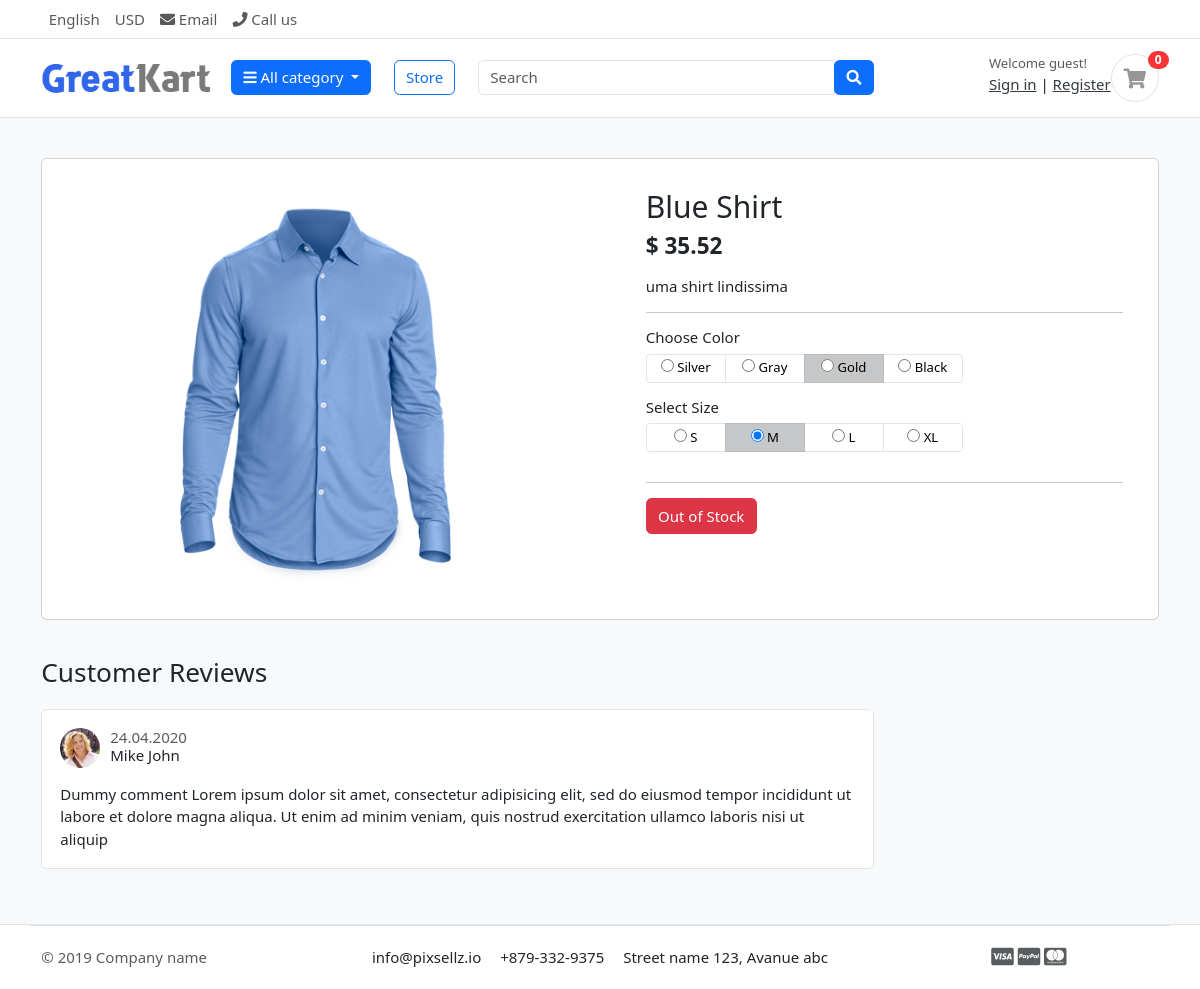
Page /store/shirts/blue-shirt/ on the committed database.
### store/models.py (models this page shows, shortened)
class Product(models.Model):
    name = models.CharField(max_length=200, unique=True)
    slug = models.SlugField(max_length=200, unique=True)
    description = models.TextField(blank=True)
    price = models.DecimalField(max_digits=10, decimal_places=2)
    stock = models.IntegerField()
    is_available = models.BooleanField(default=True)
    created = models.DateTimeField(auto_now_add=True)
    updated = models.DateTimeField(auto_now=True)
    image = models.ImageField(upload_to='products', blank=True)
    category = models.ForeignKey(Category, on_delete=models.CASCADE)
    class Meta:
        ordering = ('name',)
        verbose_name = 'product'
        verbose_name_plural = 'products'

### store/views.py (the view)
# urls.py: path('<slug:category_slug>/<slug:product_slug>/', views.product_detail, name='product_detail'),
def product_detail(request, category_slug, product_slug):
    try:
        single_product = Product.objects.get(category__slug=category_slug, slug=product_slug)
    except Exception as e:
        raise e
    context = {
        'single_product': single_product,
    }
    return render(request, 'store/product_detail.html', context)

### category/context_processors.py (called while the page is built)
def menu_links(request):
    links = Category.objects.all()
    return dict(links=links)

### category/models.py (called while the page is built)
    def get_url(self):
        return reverse('products_by_category', args=[self.slug])

### templates/store/product_detail.html (shortened to what this page needs)
{% extends "base.html" %}
{% load static %}
{% block content %}
<section class="section-content padding-y bg">
<div class="container">
<div class="card">
	<div class="row no-gutters">
		<aside class="col-md-6">
<article class="gallery-wrap">
	<div class="img-big-wrap">
	   <a href="#"><img src="{{ single_product.image.url }}"></a>
	</div>
</article>
		</aside>
		<main class="col-md-6 border-left">
<article class="content-body">
<h2 class="title">{{ single_product.name }}</h2>
<div class="mb-3">
	<var class="price h4">$ {{single_product.price }}</var>
</div>
<p>{{ single_product.description }}</p>
<hr>
	<div class="row">
		<div class="item-option-select">
			<h6>Choose Color</h6>
			<div class="btn-group btn-group-sm btn-group-toggle" data-toggle="buttons">
			  <label class="btn btn-light">
			    <input type="radio" name="radio_color"> Silver
			  </label>
			  <label class="btn btn-light">
			    <input type="radio" name="radio_color" > Gray
			  </label>
			  <label class="btn btn-light active">
			    <input type="radio" name="radio_color checked"> Gold
			  </label>
			  <label class="btn btn-light">
			    <input type="radio" name="radio_color"> Black
			  </label>
			</div>
		</div>
	</div>
	<div class="row">
		<div class="item-option-select">
			<h6>Select Size</h6>
			<div class="btn-group btn-group-sm btn-group-toggle" data-toggle="buttons">
			  <label class="btn btn-light">
			    <input type="radio" name="radio_color"> S
			  </label>
			  <label class="btn btn-light active">
			    <input type="radio" name="radio_color" checked> M
			  </label>
			  <label class="btn btn-light">
			    <input type="radio" name="radio_color"> L
			  </label>
			  <label class="btn btn-light">
			    <input type="radio" name="radio_color"> XL
			  </label>
			</div>
		</div>
	</div>
	<hr>
    {% if single_product.stock > 0 %}
	<a href="./product-detail.html" class="btn  btn-primary"> <span class="text">Add to cart</span> <i class="fas fa-shopping-cart"></i>  </a>
    {% else %}
    <a href="#" class="btn  btn-danger"> <span class="text">Out of Stock</span> </a>
    {% endif %}
</article>
		</main>
	</div>
</div>
<br>
<div class="row">
			<div class="col-md-9">
	<header class="section-heading">
		<h3>Customer Reviews </h3>
	</header>
	<article class="box mb-3">
		<div class="icontext w-100">
			<img src="./images/avatars/avatar1.jpg" class="img-xs icon rounded-circle">
			<div class="text">
				<span class="date text-muted float-md-right">24.04.2020 </span>
				<h6 class="mb-1">Mike John </h6>
			</div>
		</div>
		<div class="mt-3">
			<p>
				Dummy comment Lorem ipsum dolor sit amet, consectetur adipisicing elit, sed do eiusmod
				tempor incididunt ut labore et dolore magna aliqua. Ut enim ad minim veniam,
				quis nostrud exercitation ullamco laboris nisi ut aliquip
			</p>
		</div>
	</article>
	</div>
</div>
</div>
</section>
</body>
</html>
{% endblock %}

### static/css/ui.css (style rules this page uses)
html { font-family: "Inter", sans-serif; font-size: 15px; }
.content-body { flex: 1 1 auto; padding: 2rem 2.3rem; }
.img-xs, .img-sm, .img-md, .img-lg { -o-object-fit: cover; object-fit: cover; flex-shrink: 0; flex-grow: 0; }
.img-xs { width: 40px; height: 40px; }
.padding-y { padding-top: 40px; padding-bottom: 40px; }
var { font-style: normal; }
article:after, .form-group:after { display: block; clear: both; content: ""; }
.bg { background-color: #f8f9fa; }
.section-heading { margin-bottom: 20px; margin-top: 15px; }
p:last-child { margin-bottom: 0; }
.btn-light { background-color: #fff; border-color: #e4e4e4; }
.icontext { display: inline-flex; align-items: center; vertical-align: middle; }
.icontext .text { width: 100%; line-height: 1.2; }
.icontext .icon { position: relative; margin-right: 10px; flex-shrink: 0; flex-grow: 0; }
.price { font-weight: 600; color: #212529; }
.box { padding: 18px; background: #fff; border-radius: 0.37rem; border: 1px solid #e4e4e4; }
.box img { max-width: 100%; }
.gallery-wrap .img-big-wrap { margin-bottom: 10px; border-radius: 0.37rem; overflow: hidden; background-color: #fff; }
.gallery-wrap .img-big-wrap a { text-align: center; display: block; }
.gallery-wrap .img-big-wrap img { height: 450px; width: auto; display: inline-block; }
.item-option-select { margin-bottom: 1rem; display: inline-block; margin-right: 15px; }
.item-option-select .btn { min-width: 80px; }

### rows in the picture
Product: image (picture), name "Blue Shirt", price "35.52", description "uma shirt lindissima"
